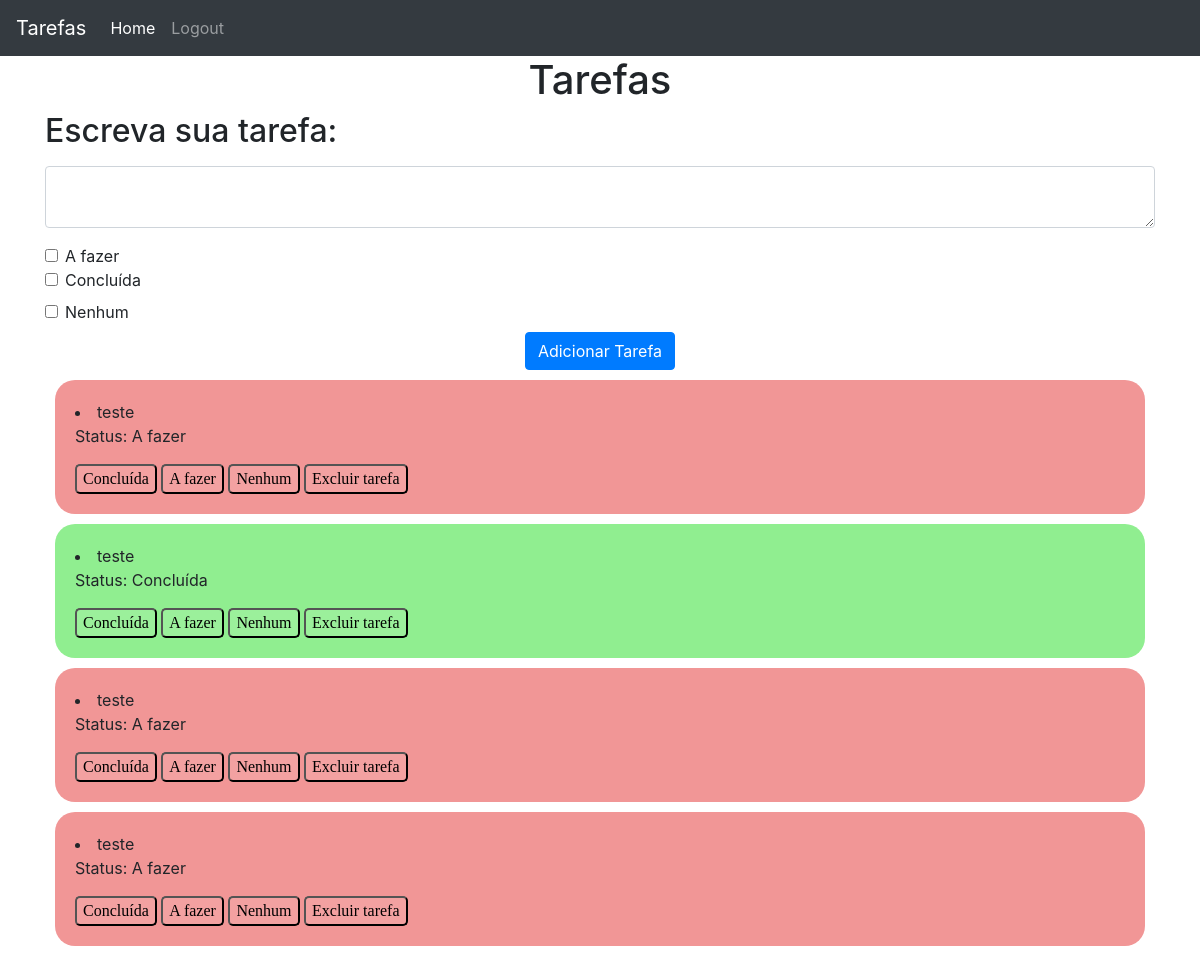
/ (signed in), run on the app's committed database.
### website/models.py (models this page shows)
class Tarefa(db.Model):
    id = db.Column(db.Integer, primary_key=True)
    texto = db.Column(db.String(1000))
    data = db.Column(db.DateTime(timezone=True), default=func.now())
    usuario_id = db.Column(db.Integer, db.ForeignKey('usuario.id'))
    status = db.Column(db.String(10))

### website/views.py (the view, shortened to what this page needs)
@views.route('/', methods=['GET', 'POST'])
@login_required
def home():
    return render_template("home.html", usuario=current_user)

### website/__init__.py (called while the page is built)
def create_app():
    app = Flask(__name__)
    app.config['SECRET_KEY'] = 'você não vai advinhar'
    app.config['SQLALCHEMY_DATABASE_URI'] = f'sqlite:///{DB_NAME}'
    db.init_app(app)
    from .views import views
    from .auth import auth
    app.register_blueprint(views, url_prefix='/')
    app.register_blueprint(auth, url_prefix='/')
    from .models import Usuario, Tarefa
    login_manager = LoginManager()
    login_manager.login_view = 'auth.login'
    login_manager.login_message= 'Faça o login para acessar esta página.'
    login_manager.init_app(app)
    @login_manager.user_loader
    def load_user(id):
        return Usuario.query.get(int(id))
    create_database(app)
    return app

### website/templates/home.html (shortened to what this page needs)
{% extends "base.html" %}
{% block content %}
<h1 class="text-center">Tarefas</h1>
<h2>Escreva sua tarefa:</h2>
<form method="POST">
    <textarea name="tarefa" id="tarefa" class="form-control my-3"></textarea>
    <div class="form-check" id="afazer">
        <input type="checkbox" name="afazer" class="form-check-input" id="afazer" value="afazer">
        <label class="form-check-label" for="afazer">A fazer</label>
    </div>
    <div class="form-check" id="concluida">
        <input type="checkbox" name="concluida" class="form-check-input" id="concluida" value="concluida">
        <label for="form-check-label" for="concluida">Concluída</label>
    </div>
    <div class="form-check" id="nenhum">
        <input type="checkbox" name="nenhum" class="form-check-input" id="nenhum" value="nenhum">
        <label for="form-check-label" form="nenhum">Nenhum</label>
    </div>
    <div class="d-flex justify-content-center">
        <button type="submit" class="btn btn-primary">Adicionar Tarefa</button>
    </div>
</form>
    {% for tarefa in usuario.tarefas %}
        {% if tarefa.status == 'A fazer' %}
            <div class="tarefas_afazer">
                <li>
                    {{ tarefa.texto }}
                    <p>Status: {{ tarefa.status}}</p>
                    <button type="button" onClick="alteraConcluido({{tarefa.id}})" id="botao">Concluída</button>
                    <button type="button" onClick="alteraAfazer({{tarefa.id}})" id="botao">A fazer</button>
                    <button type="button" onClick="alteraNenhum({{tarefa.id}})" id="botao">Nenhum</button>
                    <button type="button" onClick="deleteTarefa({{ tarefa.id }})" id="botao">Excluir tarefa</button>
                </li>
            </div>
        {% elif tarefa.status == 'Concluída' %}
            <div class="tarefas_concluida">
                <li>
                    {{ tarefa.texto }}
                    <p>Status: {{ tarefa.status}}</p>
                    <button type="button" onClick="alteraConcluido({{tarefa.id}})" id="botao">Concluída</button>
                    <button type="button" onClick="alteraAfazer({{tarefa.id}})" id="botao">A fazer</button>
                    <button type="button" onClick="alteraNenhum({{tarefa.id}})" id="botao">Nenhum</button>
                    <button type="button" onClick="deleteTarefa({{ tarefa.id }})" id="botao">Excluir tarefa</button>
                </li>
            </div>
        {% endif %}
    {% else %}
        <li>Nenhuma tarefa cadastrada.</li>
    {% endfor %}
{% endblock %}

### website/templates/base.html (shortened to what this page needs)
<!doctype html>
<html lang="pt-BR">
  <head>
    <link rel="stylesheet" href="../static/style.css">
    <link rel="stylesheet" href="https://cdn.jsdelivr.net/npm/bootstrap@4.6.2/dist/css/bootstrap.min.css"
>
  </head>
  <body>
    <nav class="navbar navbar-expand-lg navbar-dark bg-dark">
        {% if usuario %}
        <a class="navbar-brand" href="/">Tarefas</a>
        {% else %}
        <a class="navbar-brand" href="/sign-up">Tarefas</a>
        {% endif %}
        <div class="collapse navbar-collapse" id="navbarNav">
          <ul class="navbar-nav">
            {% if usuario %}
            <li class="nav-item active">
              <a class="nav-link" href="/">Home <span class="sr-only">(current)</span></a>
            </li>
            <li class="nav-item">
                <a class="nav-link" href="/logout">Logout</a>
            </li>
            {% endif %}
          </ul>
        </div>
      </nav>
    <div class="container">
    {% block content %}
    {% endblock %}
    </div>
  </body>
</html>

### website/static/style.css (style rules this page uses)
#botao { background-color: #007BFF; border-radius: 5px; background-color: rgba(255, 255, 255, 0.10); font-family: 'Arial, Helvetica, sans-serif' }
.tarefas_afazer { background-color: rgb(241, 150, 150); border-radius: 20px; padding: 20px; margin: 10px; }
.tarefas_concluida { background-color: lightgreen; border-radius: 20px; padding: 20px; margin: 10px; }

### data on the page
Tarefa: texto "teste", status "A fazer"
Tarefa: texto "teste", status "Concluída"
Tarefa: texto "teste", status "A fazer"
Tarefa: texto "teste", status "A fazer"
